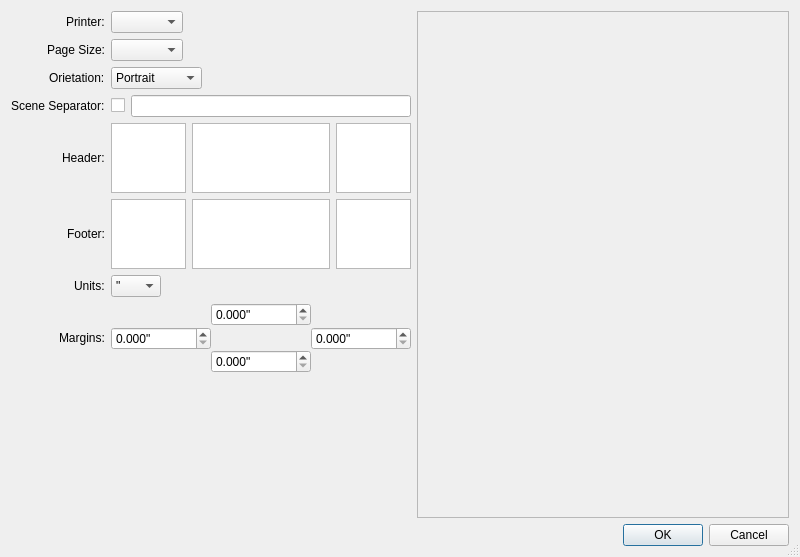
<?xml version="1.0" encoding="UTF-8"?>
<ui version="4.0">
 <class>PageSetupDialog</class>
 <widget class="QDialog" name="PageSetupDialog">
  <property name="windowModality">
   <enum>Qt::WindowModality::WindowModal</enum>
  </property>
  <property name="geometry">
   <rect>
    <x>0</x>
    <y>0</y>
    <width>800</width>
    <height>557</height>
   </rect>
  </property>
  <property name="windowTitle">
   <string>Pagfe Setup ...</string>
  </property>
  <property name="windowIcon">
   <iconset resource="gfx.qrc">
    <normaloff>:/icon/TextSmith2.ico</normaloff>:/icon/TextSmith2.ico</iconset>
  </property>
  <property name="sizeGripEnabled">
   <bool>true</bool>
  </property>
  <property name="modal">
   <bool>true</bool>
  </property>
  <layout class="QVBoxLayout" name="verticalLayout">
   <item>
    <widget class="QFrame" name="frame">
     <property name="frameShape">
      <enum>QFrame::Shape::NoFrame</enum>
     </property>
     <property name="frameShadow">
      <enum>QFrame::Shadow::Plain</enum>
     </property>
     <layout class="QHBoxLayout" name="horizontalLayout">
      <property name="leftMargin">
       <number>0</number>
      </property>
      <property name="topMargin">
       <number>0</number>
      </property>
      <property name="rightMargin">
       <number>0</number>
      </property>
      <property name="bottomMargin">
       <number>0</number>
      </property>
      <item>
       <widget class="QFrame" name="settingsFrame">
        <property name="sizePolicy">
         <sizepolicy hsizetype="Preferred" vsizetype="Preferred">
          <horstretch>1</horstretch>
          <verstretch>0</verstretch>
         </sizepolicy>
        </property>
        <property name="minimumSize">
         <size>
          <width>131</width>
          <height>151</height>
         </size>
        </property>
        <property name="maximumSize">
         <size>
          <width>400</width>
          <height>16777215</height>
         </size>
        </property>
        <property name="sizeIncrement">
         <size>
          <width>1</width>
          <height>1</height>
         </size>
        </property>
        <property name="baseSize">
         <size>
          <width>131</width>
          <height>151</height>
         </size>
        </property>
        <property name="frameShape">
         <enum>QFrame::Shape::NoFrame</enum>
        </property>
        <property name="frameShadow">
         <enum>QFrame::Shadow::Plain</enum>
        </property>
        <layout class="QVBoxLayout" name="verticalLayout_2">
         <property name="leftMargin">
          <number>0</number>
         </property>
         <property name="topMargin">
          <number>0</number>
         </property>
         <property name="rightMargin">
          <number>0</number>
         </property>
         <property name="bottomMargin">
          <number>0</number>
         </property>
         <item>
          <widget class="QFrame" name="frame_3">
           <property name="sizePolicy">
            <sizepolicy hsizetype="Preferred" vsizetype="Preferred">
             <horstretch>1</horstretch>
             <verstretch>0</verstretch>
            </sizepolicy>
           </property>
           <property name="minimumSize">
            <size>
             <width>0</width>
             <height>390</height>
            </size>
           </property>
           <property name="maximumSize">
            <size>
             <width>16777215</width>
             <height>390</height>
            </size>
           </property>
           <property name="sizeIncrement">
            <size>
             <width>0</width>
             <height>390</height>
            </size>
           </property>
           <property name="baseSize">
            <size>
             <width>390</width>
             <height>0</height>
            </size>
           </property>
           <property name="frameShape">
            <enum>QFrame::Shape::NoFrame</enum>
           </property>
           <property name="frameShadow">
            <enum>QFrame::Shadow::Plain</enum>
           </property>
           <layout class="QFormLayout" name="formLayout">
            <property name="fieldGrowthPolicy">
             <enum>QFormLayout::FieldGrowthPolicy::ExpandingFieldsGrow</enum>
            </property>
            <property name="labelAlignment">
             <set>Qt::AlignmentFlag::AlignRight|Qt::AlignmentFlag::AlignTrailing|Qt::AlignmentFlag::AlignVCenter</set>
            </property>
            <property name="leftMargin">
             <number>0</number>
            </property>
            <property name="topMargin">
             <number>0</number>
            </property>
            <property name="rightMargin">
             <number>0</number>
            </property>
            <property name="bottomMargin">
             <number>0</number>
            </property>
            <item row="0" column="0">
             <widget class="QLabel" name="label_8">
              <property name="text">
               <string>Printer:</string>
              </property>
             </widget>
            </item>
            <item row="0" column="1">
             <widget class="QComboBox" name="printerComboBox">
              <property name="sizePolicy">
               <sizepolicy hsizetype="Preferred" vsizetype="Fixed">
                <horstretch>0</horstretch>
                <verstretch>0</verstretch>
               </sizepolicy>
              </property>
             </widget>
            </item>
            <item row="1" column="0">
             <widget class="QLabel" name="label_4">
              <property name="text">
               <string>Page Size:</string>
              </property>
             </widget>
            </item>
            <item row="1" column="1">
             <widget class="QComboBox" name="pageSizeComboBox"/>
            </item>
            <item row="2" column="0">
             <widget class="QLabel" name="label_9">
              <property name="text">
               <string>Orietation:</string>
              </property>
             </widget>
            </item>
            <item row="2" column="1">
             <widget class="QComboBox" name="orientationComboBox">
              <property name="sizePolicy">
               <sizepolicy hsizetype="Preferred" vsizetype="Fixed">
                <horstretch>0</horstretch>
                <verstretch>0</verstretch>
               </sizepolicy>
              </property>
              <item>
               <property name="text">
                <string>Portrait</string>
               </property>
              </item>
              <item>
               <property name="text">
                <string>Landscape</string>
               </property>
              </item>
             </widget>
            </item>
            <item row="3" column="0">
             <widget class="QLabel" name="label_5">
              <property name="text">
               <string>Scene Separator:</string>
              </property>
             </widget>
            </item>
            <item row="3" column="1">
             <widget class="QFrame" name="frame_2">
              <property name="frameShape">
               <enum>QFrame::Shape::NoFrame</enum>
              </property>
              <property name="frameShadow">
               <enum>QFrame::Shadow::Plain</enum>
              </property>
              <layout class="QHBoxLayout" name="horizontalLayout_7">
               <property name="leftMargin">
                <number>0</number>
               </property>
               <property name="topMargin">
                <number>0</number>
               </property>
               <property name="rightMargin">
                <number>0</number>
               </property>
               <property name="bottomMargin">
                <number>0</number>
               </property>
               <item>
                <widget class="QCheckBox" name="useSeparatorCheckBox">
                 <property name="text">
                  <string/>
                 </property>
                </widget>
               </item>
               <item>
                <widget class="QLineEdit" name="separatorLineEdit">
                 <property name="text">
                  <string/>
                 </property>
                </widget>
               </item>
              </layout>
             </widget>
            </item>
            <item row="4" column="0">
             <widget class="QLabel" name="label">
              <property name="sizePolicy">
               <sizepolicy hsizetype="Preferred" vsizetype="Minimum">
                <horstretch>0</horstretch>
                <verstretch>1</verstretch>
               </sizepolicy>
              </property>
              <property name="minimumSize">
               <size>
                <width>0</width>
                <height>70</height>
               </size>
              </property>
              <property name="text">
               <string>Header:</string>
              </property>
             </widget>
            </item>
            <item row="4" column="1">
             <widget class="QFrame" name="headerFrame">
              <property name="sizePolicy">
               <sizepolicy hsizetype="Expanding" vsizetype="Expanding">
                <horstretch>0</horstretch>
                <verstretch>0</verstretch>
               </sizepolicy>
              </property>
              <property name="minimumSize">
               <size>
                <width>0</width>
                <height>70</height>
               </size>
              </property>
              <property name="maximumSize">
               <size>
                <width>16777215</width>
                <height>70</height>
               </size>
              </property>
              <property name="frameShape">
               <enum>QFrame::Shape::NoFrame</enum>
              </property>
              <property name="frameShadow">
               <enum>QFrame::Shadow::Plain</enum>
              </property>
              <layout class="QHBoxLayout" name="horizontalLayout_2">
               <property name="leftMargin">
                <number>0</number>
               </property>
               <property name="topMargin">
                <number>0</number>
               </property>
               <property name="rightMargin">
                <number>0</number>
               </property>
               <property name="bottomMargin">
                <number>0</number>
               </property>
               <item>
                <widget class="QTextEdit" name="headerLeftTextEdit">
                 <property name="minimumSize">
                  <size>
                   <width>75</width>
                   <height>70</height>
                  </size>
                 </property>
                 <property name="maximumSize">
                  <size>
                   <width>75</width>
                   <height>70</height>
                  </size>
                 </property>
                 <property name="baseSize">
                  <size>
                   <width>75</width>
                   <height>0</height>
                  </size>
                 </property>
                </widget>
               </item>
               <item>
                <widget class="QTextEdit" name="headerCenterTextEdit">
                 <property name="minimumSize">
                  <size>
                   <width>88</width>
                   <height>70</height>
                  </size>
                 </property>
                 <property name="maximumSize">
                  <size>
                   <width>16777215</width>
                   <height>70</height>
                  </size>
                 </property>
                 <property name="sizeIncrement">
                  <size>
                   <width>1</width>
                   <height>1</height>
                  </size>
                 </property>
                 <property name="baseSize">
                  <size>
                   <width>0</width>
                   <height>0</height>
                  </size>
                 </property>
                </widget>
               </item>
               <item>
                <widget class="QTextEdit" name="headerRightTextEdit">
                 <property name="minimumSize">
                  <size>
                   <width>75</width>
                   <height>70</height>
                  </size>
                 </property>
                 <property name="maximumSize">
                  <size>
                   <width>75</width>
                   <height>70</height>
                  </size>
                 </property>
                 <property name="baseSize">
                  <size>
                   <width>75</width>
                   <height>0</height>
                  </size>
                 </property>
                 <property name="lineWrapMode">
                  <enum>QTextEdit::LineWrapMode::NoWrap</enum>
                 </property>
                </widget>
               </item>
              </layout>
             </widget>
            </item>
            <item row="5" column="0">
             <widget class="QLabel" name="label_2">
              <property name="minimumSize">
               <size>
                <width>0</width>
                <height>70</height>
               </size>
              </property>
              <property name="text">
               <string>Footer:</string>
              </property>
             </widget>
            </item>
            <item row="5" column="1">
             <widget class="QFrame" name="footerFrame">
              <property name="sizePolicy">
               <sizepolicy hsizetype="Expanding" vsizetype="Expanding">
                <horstretch>0</horstretch>
                <verstretch>0</verstretch>
               </sizepolicy>
              </property>
              <property name="minimumSize">
               <size>
                <width>0</width>
                <height>70</height>
               </size>
              </property>
              <property name="maximumSize">
               <size>
                <width>16777215</width>
                <height>70</height>
               </size>
              </property>
              <property name="frameShape">
               <enum>QFrame::Shape::NoFrame</enum>
              </property>
              <property name="frameShadow">
               <enum>QFrame::Shadow::Plain</enum>
              </property>
              <layout class="QHBoxLayout" name="horizontalLayout_3">
               <property name="leftMargin">
                <number>0</number>
               </property>
               <property name="topMargin">
                <number>0</number>
               </property>
               <property name="rightMargin">
                <number>0</number>
               </property>
               <property name="bottomMargin">
                <number>0</number>
               </property>
               <item>
                <widget class="QTextEdit" name="footerLeftTextEdit">
                 <property name="minimumSize">
                  <size>
                   <width>75</width>
                   <height>70</height>
                  </size>
                 </property>
                 <property name="maximumSize">
                  <size>
                   <width>75</width>
                   <height>70</height>
                  </size>
                 </property>
                 <property name="baseSize">
                  <size>
                   <width>75</width>
                   <height>0</height>
                  </size>
                 </property>
                </widget>
               </item>
               <item>
                <widget class="QTextEdit" name="footerCenterTextEdit">
                 <property name="minimumSize">
                  <size>
                   <width>65</width>
                   <height>70</height>
                  </size>
                 </property>
                 <property name="maximumSize">
                  <size>
                   <width>16777215</width>
                   <height>88</height>
                  </size>
                 </property>
                 <property name="sizeIncrement">
                  <size>
                   <width>1</width>
                   <height>1</height>
                  </size>
                 </property>
                 <property name="baseSize">
                  <size>
                   <width>0</width>
                   <height>0</height>
                  </size>
                 </property>
                </widget>
               </item>
               <item>
                <widget class="QTextEdit" name="footerRightTextEdit">
                 <property name="minimumSize">
                  <size>
                   <width>75</width>
                   <height>70</height>
                  </size>
                 </property>
                 <property name="maximumSize">
                  <size>
                   <width>75</width>
                   <height>70</height>
                  </size>
                 </property>
                 <property name="baseSize">
                  <size>
                   <width>75</width>
                   <height>0</height>
                  </size>
                 </property>
                </widget>
               </item>
              </layout>
             </widget>
            </item>
            <item row="6" column="0">
             <widget class="QLabel" name="label_3">
              <property name="text">
               <string>Units:</string>
              </property>
             </widget>
            </item>
            <item row="6" column="1">
             <widget class="QComboBox" name="unitsComboBox">
              <item>
               <property name="text">
                <string>&quot;</string>
               </property>
              </item>
              <item>
               <property name="text">
                <string>pt</string>
               </property>
              </item>
              <item>
               <property name="text">
                <string>mm</string>
               </property>
              </item>
              <item>
               <property name="text">
                <string>cm</string>
               </property>
              </item>
              <item>
               <property name="text">
                <string>px</string>
               </property>
              </item>
             </widget>
            </item>
            <item row="7" column="0">
             <widget class="QLabel" name="label_7">
              <property name="minimumSize">
               <size>
                <width>0</width>
                <height>40</height>
               </size>
              </property>
              <property name="text">
               <string>Margins:</string>
              </property>
             </widget>
            </item>
            <item row="7" column="1">
             <widget class="QFrame" name="marginFrame">
              <property name="frameShape">
               <enum>QFrame::Shape::NoFrame</enum>
              </property>
              <property name="frameShadow">
               <enum>QFrame::Shadow::Plain</enum>
              </property>
              <layout class="QVBoxLayout" name="verticalLayout_3">
               <property name="spacing">
                <number>0</number>
               </property>
               <property name="leftMargin">
                <number>0</number>
               </property>
               <property name="topMargin">
                <number>0</number>
               </property>
               <property name="rightMargin">
                <number>0</number>
               </property>
               <property name="bottomMargin">
                <number>0</number>
               </property>
               <item>
                <widget class="QFrame" name="topFrame">
                 <property name="minimumSize">
                  <size>
                   <width>0</width>
                   <height>24</height>
                  </size>
                 </property>
                 <property name="maximumSize">
                  <size>
                   <width>16777215</width>
                   <height>24</height>
                  </size>
                 </property>
                 <property name="frameShape">
                  <enum>QFrame::Shape::NoFrame</enum>
                 </property>
                 <property name="frameShadow">
                  <enum>QFrame::Shadow::Plain</enum>
                 </property>
                 <layout class="QHBoxLayout" name="horizontalLayout_6">
                  <property name="spacing">
                   <number>0</number>
                  </property>
                  <property name="leftMargin">
                   <number>0</number>
                  </property>
                  <property name="topMargin">
                   <number>0</number>
                  </property>
                  <property name="rightMargin">
                   <number>0</number>
                  </property>
                  <property name="bottomMargin">
                   <number>0</number>
                  </property>
                  <item>
                   <spacer name="horizontalSpacer_2">
                    <property name="orientation">
                     <enum>Qt::Orientation::Horizontal</enum>
                    </property>
                    <property name="sizeHint" stdset="0">
                     <size>
                      <width>40</width>
                      <height>20</height>
                     </size>
                    </property>
                   </spacer>
                  </item>
                  <item>
                   <widget class="QDoubleSpinBox" name="topMarginDoubleSpinBox">
                    <property name="minimumSize">
                     <size>
                      <width>100</width>
                      <height>0</height>
                     </size>
                    </property>
                    <property name="suffix">
                     <string>&quot;</string>
                    </property>
                    <property name="decimals">
                     <number>3</number>
                    </property>
                   </widget>
                  </item>
                  <item>
                   <spacer name="horizontalSpacer">
                    <property name="orientation">
                     <enum>Qt::Orientation::Horizontal</enum>
                    </property>
                    <property name="sizeHint" stdset="0">
                     <size>
                      <width>40</width>
                      <height>20</height>
                     </size>
                    </property>
                   </spacer>
                  </item>
                 </layout>
                </widget>
               </item>
               <item>
                <widget class="QFrame" name="leftRightFrame">
                 <property name="maximumSize">
                  <size>
                   <width>16777215</width>
                   <height>24</height>
                  </size>
                 </property>
                 <property name="frameShape">
                  <enum>QFrame::Shape::NoFrame</enum>
                 </property>
                 <property name="frameShadow">
                  <enum>QFrame::Shadow::Plain</enum>
                 </property>
                 <layout class="QHBoxLayout" name="horizontalLayout_5">
                  <property name="spacing">
                   <number>0</number>
                  </property>
                  <property name="leftMargin">
                   <number>0</number>
                  </property>
                  <property name="topMargin">
                   <number>0</number>
                  </property>
                  <property name="rightMargin">
                   <number>0</number>
                  </property>
                  <property name="bottomMargin">
                   <number>0</number>
                  </property>
                  <item>
                   <widget class="QDoubleSpinBox" name="leftMarginDoubleSpinBox">
                    <property name="minimumSize">
                     <size>
                      <width>100</width>
                      <height>0</height>
                     </size>
                    </property>
                    <property name="suffix">
                     <string>&quot;</string>
                    </property>
                    <property name="decimals">
                     <number>3</number>
                    </property>
                   </widget>
                  </item>
                  <item>
                   <spacer name="horizontalSpacer_3">
                    <property name="orientation">
                     <enum>Qt::Orientation::Horizontal</enum>
                    </property>
                    <property name="sizeHint" stdset="0">
                     <size>
                      <width>40</width>
                      <height>20</height>
                     </size>
                    </property>
                   </spacer>
                  </item>
                  <item>
                   <widget class="QDoubleSpinBox" name="rightMarginDoubleSpinBox">
                    <property name="minimumSize">
                     <size>
                      <width>100</width>
                      <height>0</height>
                     </size>
                    </property>
                    <property name="maximumSize">
                     <size>
                      <width>100</width>
                      <height>16777215</height>
                     </size>
                    </property>
                    <property name="sizeIncrement">
                     <size>
                      <width>100</width>
                      <height>0</height>
                     </size>
                    </property>
                    <property name="baseSize">
                     <size>
                      <width>100</width>
                      <height>0</height>
                     </size>
                    </property>
                    <property name="suffix">
                     <string>&quot;</string>
                    </property>
                    <property name="decimals">
                     <number>3</number>
                    </property>
                   </widget>
                  </item>
                 </layout>
                </widget>
               </item>
               <item>
                <widget class="QFrame" name="bottomFrame">
                 <property name="maximumSize">
                  <size>
                   <width>16777215</width>
                   <height>24</height>
                  </size>
                 </property>
                 <property name="frameShape">
                  <enum>QFrame::Shape::NoFrame</enum>
                 </property>
                 <property name="frameShadow">
                  <enum>QFrame::Shadow::Plain</enum>
                 </property>
                 <layout class="QHBoxLayout" name="horizontalLayout_4">
                  <property name="spacing">
                   <number>0</number>
                  </property>
                  <property name="leftMargin">
                   <number>0</number>
                  </property>
                  <property name="topMargin">
                   <number>0</number>
                  </property>
                  <property name="rightMargin">
                   <number>0</number>
                  </property>
                  <property name="bottomMargin">
                   <number>0</number>
                  </property>
                  <item>
                   <spacer name="horizontalSpacer_4">
                    <property name="orientation">
                     <enum>Qt::Orientation::Horizontal</enum>
                    </property>
                    <property name="sizeHint" stdset="0">
                     <size>
                      <width>40</width>
                      <height>20</height>
                     </size>
                    </property>
                   </spacer>
                  </item>
                  <item>
                   <widget class="QDoubleSpinBox" name="bottomMarginDoubleSpinBox">
                    <property name="minimumSize">
                     <size>
                      <width>100</width>
                      <height>0</height>
                     </size>
                    </property>
                    <property name="suffix">
                     <string>&quot;</string>
                    </property>
                    <property name="decimals">
                     <number>3</number>
                    </property>
                   </widget>
                  </item>
                  <item>
                   <spacer name="horizontalSpacer_5">
                    <property name="orientation">
                     <enum>Qt::Orientation::Horizontal</enum>
                    </property>
                    <property name="sizeHint" stdset="0">
                     <size>
                      <width>40</width>
                      <height>20</height>
                     </size>
                    </property>
                   </spacer>
                  </item>
                 </layout>
                </widget>
               </item>
               <item>
                <spacer name="verticalSpacer_3">
                 <property name="orientation">
                  <enum>Qt::Orientation::Vertical</enum>
                 </property>
                 <property name="sizeHint" stdset="0">
                  <size>
                   <width>20</width>
                   <height>40</height>
                  </size>
                 </property>
                </spacer>
               </item>
              </layout>
             </widget>
            </item>
           </layout>
          </widget>
         </item>
         <item>
          <spacer name="verticalSpacer">
           <property name="orientation">
            <enum>Qt::Orientation::Vertical</enum>
           </property>
           <property name="sizeHint" stdset="0">
            <size>
             <width>20</width>
             <height>40</height>
            </size>
           </property>
          </spacer>
         </item>
        </layout>
       </widget>
      </item>
      <item>
       <widget class="QFrame" name="previewFrame">
        <property name="frameShape">
         <enum>QFrame::Shape::StyledPanel</enum>
        </property>
        <property name="frameShadow">
         <enum>QFrame::Shadow::Raised</enum>
        </property>
       </widget>
      </item>
     </layout>
    </widget>
   </item>
   <item>
    <widget class="QDialogButtonBox" name="buttonBox">
     <property name="orientation">
      <enum>Qt::Orientation::Horizontal</enum>
     </property>
     <property name="standardButtons">
      <set>QDialogButtonBox::StandardButton::Cancel|QDialogButtonBox::StandardButton::Ok</set>
     </property>
    </widget>
   </item>
  </layout>
 </widget>
 <resources>
  <include location="gfx.qrc"/>
 </resources>
 <connections>
  <connection>
   <sender>buttonBox</sender>
   <signal>accepted()</signal>
   <receiver>PageSetupDialog</receiver>
   <slot>accept()</slot>
   <hints>
    <hint type="sourcelabel">
     <x>248</x>
     <y>254</y>
    </hint>
    <hint type="destinationlabel">
     <x>157</x>
     <y>274</y>
    </hint>
   </hints>
  </connection>
  <connection>
   <sender>buttonBox</sender>
   <signal>rejected()</signal>
   <receiver>PageSetupDialog</receiver>
   <slot>reject()</slot>
   <hints>
    <hint type="sourcelabel">
     <x>316</x>
     <y>260</y>
    </hint>
    <hint type="destinationlabel">
     <x>286</x>
     <y>274</y>
    </hint>
   </hints>
  </connection>
 </connections>
</ui>
